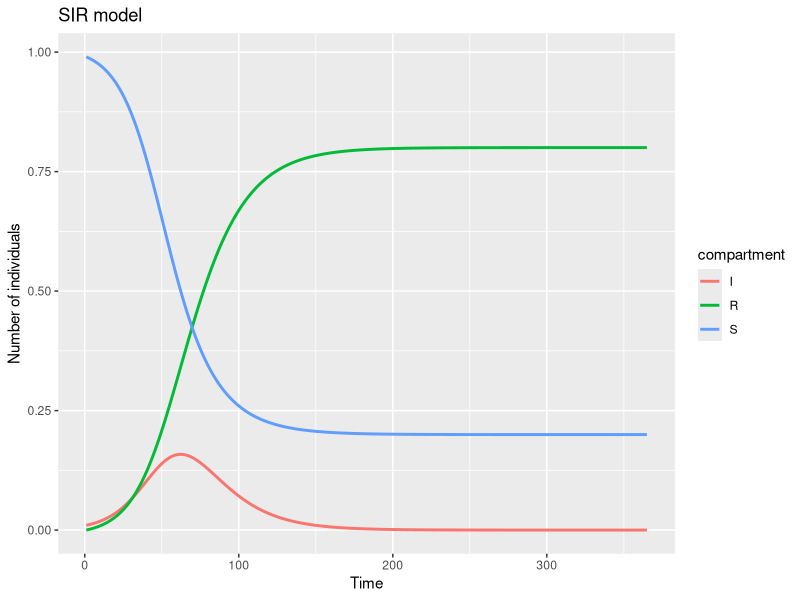

Write the R code that produced this figure.
## ---- chunk 1
# 1. Define the SIR model
sir_model <- function(t, y, parms) {
  with(as.list(c(y, parms)), {
    dS <- -beta * S * I
    dI <- beta * S * I - gamma * I
    dR <- gamma * I
    return(list(c(dS, dI, dR)))
  })
}
## ---- chunk 2
# 2. Define the parameter

R0 <- 2

# The infectious period is the average duration for which an individual remains infectious.
infectious_period <- 14
# Remember gamma = 1/ infectious_period as discussed in the slides
gamma <- 1/infectious_period

# The define beta, we will use the relation R0 = beta / gamma  because it is easier to interpret, that is, given an R0 and infectious period, we can calculate the corresponding beta value.
# beta is not directly interpretable because it is a composite of a number of factors.
beta <- R0 * gamma

# The parameters
params <- c(
  beta = beta,
  gamma = gamma
)
## ---- chunk 3
#3. Define the initial conditions
N  <- 1
I0 <- 0.01
# Initial conditions for S, I, R
inits <- c(S = N - I0, I = I0, R = 0)
## ---- chunk 4
# 4. Define the time points to return results
dt <- 1:365
## ---- chunk 5
#5. Solve the model
# Load the necessary libraries
library(deSolve)
# Solve the model
results <- deSolve::lsoda(
  y = inits,
  times = dt,
  func = sir_model,
  parms = params
)
## ---- chunk 6
#6. Manipulate and interpret the results
# Make it a data.frame
results <- as.data.frame(results)
head(results)
## ---- chunk 7
# Load the necessary libraries
library(ggplot2)
library(tidyr)
# Create data for ggplot2 by reshaping
results_long <- results |>
  pivot_longer(
    cols = c(2:4),
    names_to = "compartment",
    values_to = "value"
  )

sir_plot <- ggplot(
  data = results_long,
  aes(
    x = time,
    y = value,
    color = compartment
  )
  ) +
  geom_line(linewidth = 1) +
  labs(
    title = "SIR model",
    x = "Time",
    y = "Number of individuals"
  )
plot(sir_plot)
